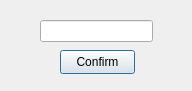
<?xml version="1.0" encoding="UTF-8"?>
<ui version="4.0">
 <class>NewColumn</class>
 <widget class="QDialog" name="NewColumn">
  <property name="geometry">
   <rect>
    <x>0</x>
    <y>0</y>
    <width>192</width>
    <height>91</height>
   </rect>
  </property>
  <property name="windowTitle">
   <string>Dialog</string>
  </property>
  <widget class="QLineEdit" name="columnName">
   <property name="geometry">
    <rect>
     <x>40</x>
     <y>20</y>
     <width>113</width>
     <height>22</height>
    </rect>
   </property>
  </widget>
  <widget class="QPushButton" name="confirmButton">
   <property name="geometry">
    <rect>
     <x>60</x>
     <y>50</y>
     <width>75</width>
     <height>24</height>
    </rect>
   </property>
   <property name="text">
    <string>Confirm</string>
   </property>
  </widget>
 </widget>
 <resources/>
 <connections/>
</ui>
